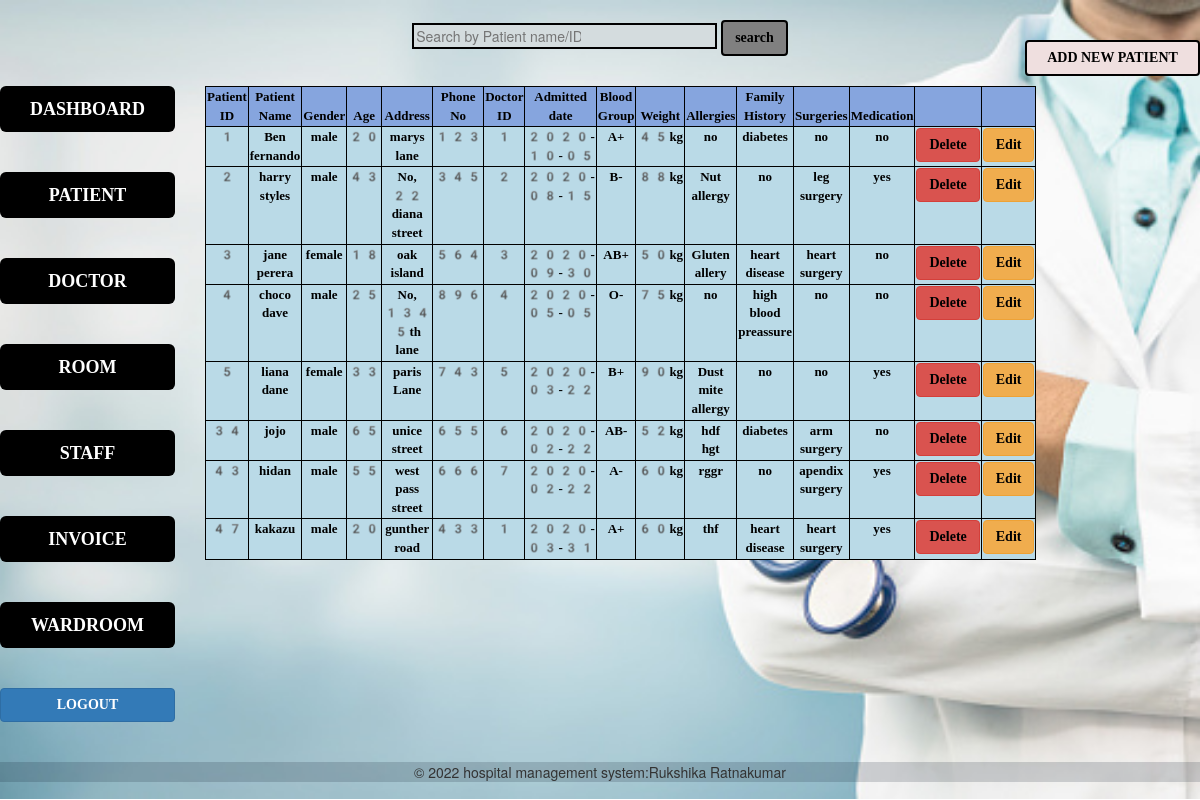
The app's page /rukshika/patient.php with its own data.
### tables this page shows
CREATE TABLE `patient` (
  `patient_id` int(50) NOT NULL,
  `patient_name` varchar(50) NOT NULL,
  `gender` varchar(50) NOT NULL,
  `age` int(50) NOT NULL,
  `address` varchar(50) NOT NULL,
  `phone_no` int(50) NOT NULL,
  `doctor_id` int(50) NOT NULL,
  `admitted_date` date NOT NULL,
  `blood_group` varchar(50) NOT NULL,
  `weight` varchar(50) NOT NULL,
  `alergies` varchar(50) NOT NULL,
  `family_history` varchar(50) NOT NULL,
  `surgeries` varchar(50) NOT NULL,
  `medication` varchar(50) NOT NULL,
  `wardroom_id` varchar(50) NOT NULL,
  `p_status` varchar(50) NOT NULL
);

### rukshika/patient.php (the view, shortened to what this page needs)
<?php
if(isset($_POST['find']))
{
    $valueToSearch = $_POST['valueToSearch'];
    $query = "SELECT * FROM `patient` WHERE CONCAT(`patient_id`, `patient_name`) LIKE '%".$valueToSearch."%'";
    $search_result = filterTable($query);
}
else {
    $query = "SELECT * FROM `patient`";
    $search_result = filterTable($query);
}
function filterTable($query)
{
    $connect = mysqli_connect("localhost", "root", "", "arogya");
    $filter_Result = $connect->query($query);
    return $filter_Result;
}
?>
<!DOCTYPE html>
<html lang="en">
<head>
    <link href="bootstrap-3.4.1-dist/css/bootstrap.min.css" rel="stylesheet" type="text/css">
    <link href="bootstrap-3.4.1-dist/js/bootstrap.min.js" rel="stylesheet" type="text/css">
    <link href="style.css" type="text/css" rel="stylesheet">
</head>
<body>
    <form action="patient.php" method="post">
        <div class="row">
            <div class="col-md-8">
                <br>
                <input type="search" placeholder="Search by Patient name/ID" style="background-color:#d4dcde;color:black;border:2px solid black;padding-right:130px;" placeholder="Search.." id="valueToSearch" name="valueToSearch"/>
                <button type="submit" class="btn btn-primary"  style="background-color:grey;color:black;border:2px solid black;" name="find" value="Search">search</button>
            </div>
            <div class="col-md-2">
                <a href="addpatient.php">
                    <br><br><button type="button" class="btn btn-success btn-block" style="background-color:#efdfdf;color:black;border:2px solid black;">ADD NEW PATIENT</button></a>
            </div>
        </div>
    </form>
        <div class="row" style="padding-top:10px;">
            <div class="col-md-2">
            <a href="dashboard.html">
                    <button type="button" class="btn btn-secondary btn-lg btn-block" data-toggle="button" aria-pressed="false" autocomplete="off">
                       DASHBOARD
                      </button><br></a><br>
                <a href="patient.php">
                    <button type="button" class="btn btn-secondary btn-lg btn-block" data-toggle="button" aria-pressed="false" autocomplete="off">
                        PATIENT
                       </button></a><br><br>
                <a href="doctor.php">
                    <button type="button" class="btn btn-secondary btn-lg btn-block" data-toggle="button" aria-pressed="false" autocomplete="off">
                        DOCTOR
                       </button></a><br><br>
                <a href="room.php">
                    <button type="button" class="btn btn-secondary btn-lg btn-block" data-toggle="button" aria-pressed="false" autocomplete="off">
                        ROOM
                       </button></a><br><br>
                <a href="staff.php">
                    <button type="button" class="btn btn-secondary btn-lg btn-block" data-toggle="button" aria-pressed="false" autocomplete="off">
                        STAFF
                       </button></a><br><br>
                <a href="invoice.php">
                    <button type="button" class="btn btn-secondary btn-lg btn-block" data-toggle="button" aria-pressed="false" autocomplete="off">
                        INVOICE
                       </button></a><br><br>
                <a href="wardroom.php">
                    <button type="button" class="btn btn-secondary btn-lg btn-block" data-toggle="button" aria-pressed="false" autocomplete="off">
                        WARDROOM
                        </button></a><br><br>
                <a href="LoginPage.html">
                    <button type="button" class="btn btn-primary btn-block" data-toggle="button" aria-pressed="false" autocomplete="off">
                        LOGOUT
                        </button></a><br><br>
                </div>
            <div class="col-md-8">
                <form action="updatepatient.php" method="post">
                    <table id="editable_table"class="table table-bordered table-condensed table-striped">
                        <thead>
                            <tr>
                                <th>Patient ID</th>
                                <th>Patient Name</th>
                                <th>Gender</th>
                                <th>Age</th>
                                <th>Address</th>
                                <th>Phone No</th>
                                <th>Doctor ID</th>
                                <th>Admitted date</th>
                                <th>Blood Group</th>
                                <th>Weight</th>
                                <th>Allergies</th>
                                <th>Family History</th>
                                <th>Surgeries</th>
                                <th>Medication</th>
                                <th></th>
                                <th></th>
                            </tr>
                        </thead>
                        <tbody>
                            <?php
                            while($row=$search_result->fetch_assoc())
                            {
                                echo"<tr>";
                                echo"<td>"; echo $row['patient_id'];echo"</td>";
                                echo"<td>";  echo $row['patient_name'];echo"</td>";
                                echo"<td>";  echo $row['gender'];echo"</td>";
                                echo"<td>";  echo $row['age'];echo"</td>";
                                echo"<td>";  echo $row['address'];echo"</td>";
                                echo"<td>";  echo $row['phone_no'];echo"</td>";
                                echo"<td>";  echo $row['doctor_id'];echo"</td>";
                                echo"<td>";  echo $row['admitted_date'];echo"</td>";
                                echo"<td>";  echo $row['blood_group'];echo"</td>";
                                echo"<td>";  echo $row['weight'];echo"</td>";
                                echo"<td>";  echo $row['alergies'];echo"</td>";
                                echo"<td>";  echo $row['family_history'];echo"</td>";
                                echo"<td>";  echo $row['surgeries'];echo"</td>";
                                echo"<td>";  echo $row['medication'];echo"</td>";
                                echo"<td>"; ?> <a href="deletepatient.php?id=<?php echo $row["patient_id"]; ?>"><button type='button' class="btn btn-danger" >Delete</button></a> <?php echo "</td>";
                                echo"<td>"; ?> <a href="updatepatient.php?id=<?php echo $row["patient_id"]; ?>"><button type='button' class="btn btn-warning" >Edit</button></a> <?php echo "</td>";
                                echo "</tr>";
                            }
                            ?>
                        </tbody>
                    </table>
                </form>
            </div>
            <div class="col-md-2"></div>
        </div>
</body>
<footer style="padding:0px; margin:0px;background-color: rgba(2, 17, 30, 0.166);">
    <p>&copy; 2022 hospital management system:Rukshika Ratnakumar</p>
</footer>
</html>

### rukshika/style.css (style rules this page uses)
body { background-repeat:no-repeat; background-image: url("image/image3.jpg"); background-size: cover; }
.btn { font-weight: bolder; font-family: serif; }
.btn-secondary { background-color: black; color: white; font-weight: bolder; }
.btn-lg { font-weight: bolder; }
.btn-block { font-weight: bolder; }
table { margin: 0 auto black; font-size:small; }
td { background-color: #badae7; border: 2px solid black; font-weight: bolder; }
th { border:2px solid black; color: black; text-align: center; }
td { font-weight: bolder; border: 2px solid black; padding: 0px; text-align: center; color: black; font-family: 'emoji'; }
.table-bordered>tbody>tr>td, .table-bordered>tbody>tr>th, .table-bordered>tfoot>tr>td, .table-bordered>tfoot>tr>th, .table-bordered>thead>tr>td,.table-bordered>thead>tr>th { border: 1px solid black; }
.table>caption+thead>tr:first-child>td, .table>caption+thead>tr:first-child>th, .table>colgroup+thead>tr:first-child>td, .table>colgroup+thead>tr:first-child>th, .table>thead:first-child>tr:first-child>td, .table>thead:first-child>tr:first-child>th { border: 1px solid black; background-color: rgb(134, 165, 222); font-family: 'emoji'; }
.table-condensed>tbody>tr>td, .table-condensed>tbody>tr>th, .table-condensed>tfoot>tr>td, .table-condensed>tfoot>tr>th, .table-condensed>thead>tr>td, .table-condensed>thead>tr>th { padding: 1px; }
.row:after { content: ""; display: table; clear: both; }
.btn-danger, .btn-warning { color: black; }
a:link { text-decoration: none; }

### rukshika/patient.php (style rules this page uses)
body { text-align:center; }

### records on screen
patient: patient_id "1", patient_name "Ben fernando", gender "male", age "20", address "marys lane", phone_no "123", doctor "1", admitted_date "2020-10-05", blood_group "A+", weight "45kg", alergies "no", family_history "diabetes", surgeries "no", medication "no"
patient: patient_id "2", patient_name "harry styles", gender "male", age "43", address "No, 22 diana street", phone_no "345", doctor "2", admitted_date "2020-08-15", blood_group "B-", weight "88kg", alergies "Nut allergy", family_history "no", surgeries "leg surgery", medication "yes"
patient: patient_id "3", patient_name "jane perera", gender "female", age "18", address "oak island", phone_no "564", doctor "3", admitted_date "2020-09-30", blood_group "AB+", weight "50kg", alergies "Gluten allery", family_history "heart disease", surgeries "heart surgery", medication "no"
patient: patient_id "4", patient_name "choco dave", gender "male", age "25", address "No, 134 5th lane", phone_no "896", doctor "4", admitted_date "2020-05-05", blood_group "O-", weight "75kg", alergies "no", family_history "high blood preassure", surgeries "no", medication "no"
patient: patient_id "5", patient_name "liana dane", gender "female", age "33", address "paris Lane", phone_no "743", doctor "5", admitted_date "2020-03-22", blood_group "B+", weight "90kg", alergies "Dust mite allergy", family_history "no", surgeries "no", medication "yes"
patient: patient_id "34", patient_name "jojo", gender "male", age "65", address "unice street", phone_no "655", doctor "6", admitted_date "2020-02-22", blood_group "AB-", weight "52kg", alergies "hdf hgt", family_history "diabetes", surgeries "arm surgery", medication "no"
patient: patient_id "43", patient_name "hidan", gender "male", age "55", address "west pass street", phone_no "666", doctor "7", admitted_date "2020-02-22", blood_group "A-", weight "60kg", alergies "rggr", family_history "no", surgeries "apendix surgery", medication "yes"
patient: patient_id "47", patient_name "kakazu", gender "male", age "20", address "gunther road", phone_no "433", doctor "1", admitted_date "2020-03-31", blood_group "A+", weight "60kg", alergies "thf", family_history "heart disease", surgeries "heart surgery", medication "yes"
